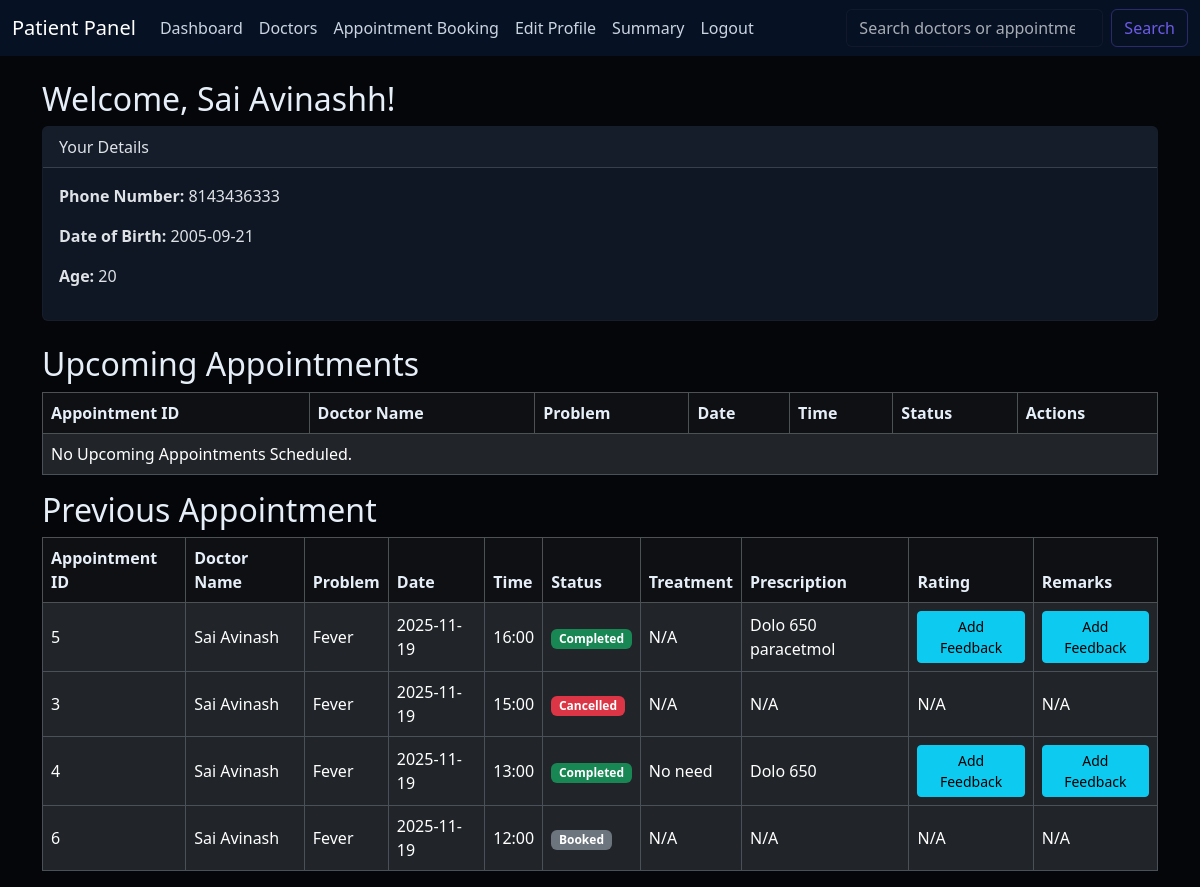
Before: /patient/dashboard (signed in) with the older database file.
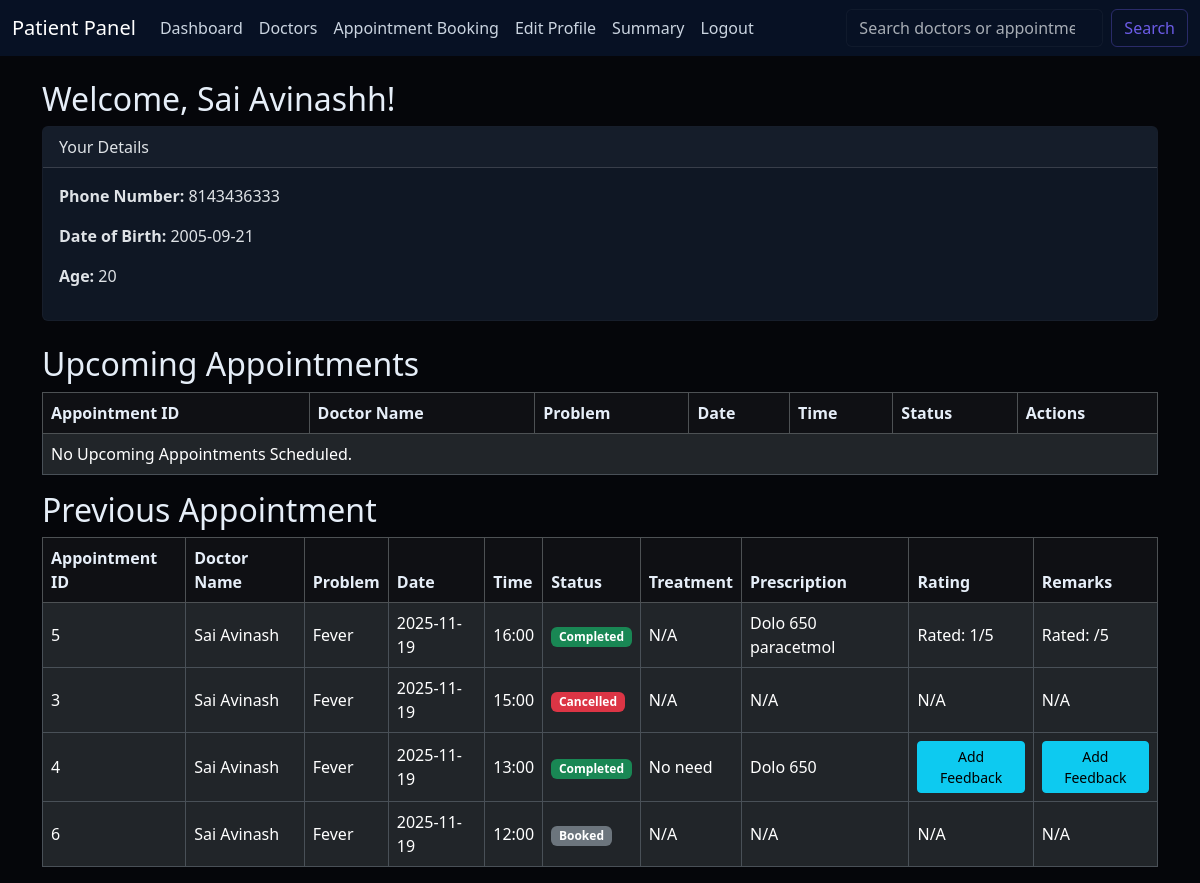
After: the same page with the newer database file.
### models.py (models this page shows)
class User(UserMixin, db.Model):
    id = db.Column(db.Integer, primary_key=True)
    username = db.Column(db.String(50), unique=True, nullable=False)
    name = db.Column(db.String(50), nullable=False)
    email = db.Column(db.String(50), unique=True, nullable=False)
    password = db.Column(db.String(200), nullable=False)  # hashed passwords are long
    role = db.Column(db.String(20), nullable=False)  # Admin / Doctor / Patient
    doctor_profile = db.relationship('Doctor', backref='user', uselist=False)
    patient_profile = db.relationship('Patient', backref='user', uselist=False)

class Patient(db.Model):
    id = db.Column(db.Integer, primary_key=True)
    user_id = db.Column(db.Integer, db.ForeignKey('user.id'), nullable=False, unique=True)
    dob = db.Column(db.Date, nullable=False)
    phone_number = db.Column(db.String(15), nullable=False)
    appointments = db.relationship('Appointment', backref='patient', lazy=True)

class Appointment(db.Model):
    id = db.Column(db.Integer, primary_key=True)
    doctor_id = db.Column(db.Integer, db.ForeignKey('doctor.id'), nullable=False)
    patient_id = db.Column(db.Integer, db.ForeignKey('patient.id'), nullable=False)
    date = db.Column(db.Date, nullable=False)
    time = db.Column(db.Time, nullable=False)
    problem = db.Column(db.String(300), nullable=True)
    status = db.Column(db.Enum(AppointmentStatus), default=AppointmentStatus.BOOKED, nullable=False)
    remarks = db.Column(db.Text, nullable=True)
    rating = db.Column(db.Integer, nullable=True)
    treatment = db.relationship('Treatment', backref='appointment', uselist=False)

class Treatment(db.Model):
    id = db.Column(db.Integer, primary_key=True)
    appointment_id = db.Column(db.Integer, db.ForeignKey('appointment.id'), nullable=False)
    disease = db.Column(db.Text, nullable=False)
    diagnosis = db.Column(db.Text, nullable=True)
    prescription = db.Column(db.Text, nullable=True)
    notes = db.Column(db.Text, nullable=True)

### routes/patients.py (the view)
@patient_bp.route('/dashboard')
@login_required
def dashboard():
    if current_user.role != 'Patient' :
        flash("Access denied.", "danger")
        return redirect(url_for('login'))
    patient = current_user.patient_profile
    today = date.today()
    age = today.year - patient.dob.year - ((today.month, today.day) < (patient.dob.month, patient.dob.day))
    future_appointments = Appointment.query.filter(
        Appointment.patient_id == patient.id,
        Appointment.date >= today,
        Appointment.status == AppointmentStatus.BOOKED,
        Appointment.date >= today
        ).order_by(Appointment.date, Appointment.time).all()
    past_appointments = Appointment.query.filter(
        Appointment.patient_id == patient.id,
        Appointment.date < today
        ).order_by(Appointment.date.desc(), Appointment.time.desc()).all()
    return render_template('patient/dashboard.html', patient=patient,
                           age=age,
                           upcoming_appointments=future_appointments,
                           past_appointments=past_appointments)

### app.py (called while the page is built)
@login_manager.user_loader
def load_user(user_id):
    return User.query.get(int(user_id))

### templates/patient/dashboard.html (shortened to what this page needs)
{% extends "patient/patient_base.html" %}
{% block content %}
<h2 class="mt-4">Welcome, {{ current_user.name }}!</h2>
<div class="card mb-4">
    <div class="card-header">Your Details</div>
    <div class="card-body">
        <p><strong>Phone Number:</strong> {{ patient.phone_number }}</p>
        <p><strong>Date of Birth:</strong> {{ patient.dob.strftime('%Y-%m-%d') }}</p>
        <p><strong>Age:</strong> {{ age }}</p>
    </div>
</div>
<h2>Upcoming Appointments</h2>
<div class="table-responsive">
    <table class="table table-bordered">
            <thead class="table-dark">
                    <tr>
                            <th>Appointment ID</th>
                            <th>Doctor Name</th>
                            <th>Problem</th>
                            <th>Date</th>
                            <th>Time</th>
                            <th>Status</th>
                            <th>Actions</th>
                    </tr>
            </thead>
            <tbody>
                    {% for appt in upcoming_appointments %}
                    <tr>
                            <td>{{ appt.id }}</td>
                            <td>(ID :{{ appt.doctor.id }} Dr. {{ appt.doctor.user.name }} )</td>
                            <td>{{ appt.problem }}</td>
                            <td>{{ appt.date.strftime('%d-%b-%Y') }}</td>
                            <td>{{ appt.time.strftime('%H:%M') }}</td>
                            <td>
                                <span class="badge bg-primary">{{ appt.status.value }}</span>
                            </td>
                            <td>
                                <a href="{{ url_for('patient.edit_appt', appointment_id = appt.id) }}" class="btn btn-warning btn-sm">Edit</a>
                                <form method="POST" action="{{ url_for('patient.cancel_appt', appointment_id=appt.id) }}" class="d-inline" onsubmit="return confirm('Are you sure you want to cancel this appointment?');">
                                        <button type="submit" class="btn btn-secondary btn-sm">Cancel</button>
                                </form>
                                <form method="POST" action="{{ url_for('patient.delete_appointment', appointment_id=appt.id) }}" class="d-inline" onsubmit="return confirm('Are you sure you want to permanently delete this appointment? This action cannot be undone.');">
                                        <button type="submit" class="btn btn-danger btn-sm">Delete</button>
                                </form>
                            </td>
                    </tr>
                    {% else %}
                    <tr>
                            <td colspan="7">No Upcoming Appointments Scheduled.</td>
                    </tr>
                    {% endfor %}
            </tbody>
    </table>
</div>
<h2>Previous Appointment</h2>
<div class="table-responsive">
<table class="table table-bordered">
        <thead class="table-dark">
                <tr>
                        <th>Appointment ID</th>
                        <th>Doctor Name</th>
                        <th>Problem</th>
                        <th>Date</th>
                        <th>Time</th>
                        <th>Status</th>
                        <th>Treatment</th>
                        <th>Prescription</th>
                        <th>Rating</th>
                        <th>Remarks</th>
                </tr>
        </thead>
        <tbody>
                {% for appt in past_appointments %}
                <tr>
                        <td>{{ appt.id }}</td>
                        <td>{{ appt.doctor.user.name }}</td>
                        <td>{{ appt.problem }}</td>
                        <td>{{ appt.date }}</td>
                        <td>{{ appt.time.strftime('%H:%M') }}</td>
                        <td>
                            <span class="badge
                                {% if appt.status.value == 'Cancelled' %}bg-danger
                                {% elif appt.status.value == 'Completed' %}bg-success
                                {% else %}bg-secondary
                                {% endif %}">
                                {{ appt.status.value }}
                            </span>
                        </td>
                        <td>{{ appt.treatment.disease if appt.treatment else 'N/A' }}</td>
                        <td>{{ appt.treatment.prescription if appt.treatment.prescription else 'N/A'}}</td>
                        <td>
                            {% if appt.status.value == 'Completed' %}
                                {% if appt.rating is none %}
                                    <a href="{{ url_for('patient.feedback', appointment_id=appt.id) }}" class="btn btn-info btn-sm">Add Feedback</a>
                                {% else %}
                                    Rated: {{ appt.rating }}/5
                                {% endif %}
                            {% else %}
                                N/A
                            {% endif %}
                        </td>
                        <td>
                            {% if appt.status.value == 'Completed' %}
                                {% if appt.remarks is none %}
                                    <a href="{{ url_for('patient.feedback', appointment_id=appt.id) }}" class="btn btn-info btn-sm">Add Feedback</a>
                                {% else %}
                                    Rated: {{ appt.remarks }}/5
                                {% endif %}
                            {% else %}
                                N/A
                            {% endif %}
                        </td>
                </tr>
                {% else %}
                <tr>
                        <td colspan="10">No Previous Appointment.</td>
                </tr>
                {% endfor %}
        </tbody>
</table>
</div>
{% endblock %}

### templates/patient/patient_base.html (shortened to what this page needs)
<!DOCTYPE html>
<html lang="en" data-bs-theme="dark">
<head>
    <link href="https://cdn.jsdelivr.net/npm/bootstrap@5.3.2/dist/css/bootstrap.min.css" rel="stylesheet">
  <link href="{{ url_for('static', filename='css/theme.css') }}" rel="stylesheet">
</head>
<body>
    <nav class="navbar navbar-expand-lg navbar-dark bg-dark mb-4">
        <div class="container-fluid">
            <a class="navbar-brand" href="{{ url_for('patient.dashboard') }}">Patient Panel</a>
            <ul class="navbar-nav me-auto">
            <li class="nav-item"><a class="nav-link" href="{{ url_for('patient.dashboard') }}">Dashboard</a></li>
            <li class="nav-item"><a class="nav-link" href="{{ url_for('patient.list_doctors') }}">Doctors</a></li>
            <li class="nav-item"><a class="nav-link" href="{{ url_for('patient.book_appt') }}#patients">Appointment Booking</a></li>
            <li class="nav-item"><a class="nav-link" href="{{ url_for('patient.edit_profile') }}#patients">Edit Profile</a></li>
            <li class="nav-item"><a class="nav-link" href="{{ url_for('patient.dashboard') }}#summary">Summary</a></li>
            <li class="nav-item"><a class="nav-link" href="{{ url_for('logout') }}#logout">Logout</a></li>
            </ul>
            <form class="d-flex" method="GET" action="{{ url_for('patient.dashboard') }}">
              <input class="form-control me-2" type="search" placeholder="Search doctors or appointments" name="q">
              <button class="btn btn-outline-primary" type="submit">Search</button>
            </form>
        </div>
    </nav>
    <div class="container mt-4">
        {% block content %}
        {% endblock %}
    </div>
</body>

### static/css/theme.css (style rules this page uses)
:root { --accent: #6c5ce7; --muted: #6b7280; --card-bg: #0f1724; --surface: #0b1220; }
body[data-bs-theme="dark"], body { background-color: #05060a; color: #e6eef8; }
.navbar, .navbar .navbar-brand, .navbar .nav-link { background-color: #071124 !important; }
.navbar .nav-link { color: #cbd5e1 !important; }
.btn-outline-primary { color: var(--accent) !important; border-color: rgba(108,92,231,0.35) !important; }
.card { background-color: var(--card-bg); border: 1px solid rgba(255,255,255,0.03); }
.table thead.table-dark th { background-color: rgba(255,255,255,0.04) !important; color: #e6eef8; }
.table tbody tr td { vertical-align: middle; }
.form-control, .form-select { background-color: #071124; color: #e6eef8; border: 1px solid rgba(255,255,255,0.04); }
.badge.bg-success { background-color: #10b981; }
.badge.bg-danger { background-color: #ef4444; }
.badge.bg-secondary { background-color: #6b7280; }

Changed rows visible on the page:
changed Appointment "Dolo 650 paracetmol": rating (not shown) → "1"; rating "Add Feedback" → "Rated: /5"; remarks "Add Feedback" → "Rated: /5"
